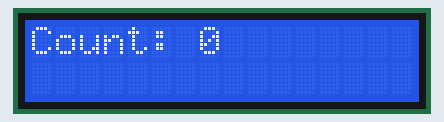
Recording of a sketch running on a simulated Arduino Uno, built with avr-gcc and run on an emulated ATmega328P. On the bench: 16×2 character LCD.

Above: at 0.1 s.
At 0.6 s:
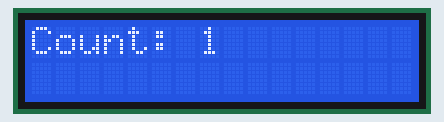
At 1.1 s:
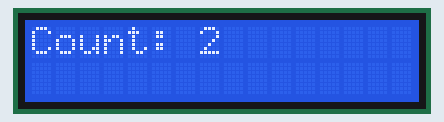
At 1.7 s:
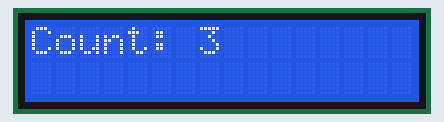
At 2.7 s:
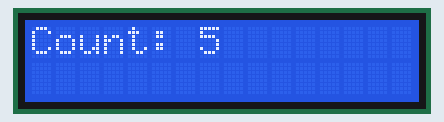
At 5.2 s:
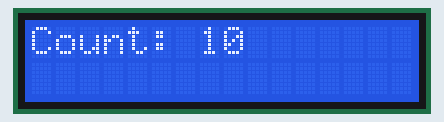

Measured:
- by itself, everything shown: repeats every 5.6 s, in 11 steps
- what the display in image 1 shows lasts 0.5 s, from 0.6 s to 1.1 s

The sketch:

Day7Exercise5.ino
```cpp
#include<Arduino.h>
#include<LiquidCrystal_I2C.h>

LiquidCrystal_I2C lcd(0x27, 16, 2);

unsigned int count = 0;

void setup() {
    lcd.init();
    lcd.backlight();
}

void loop() {
    lcd.clear();
    lcd.setCursor(0,0);

    lcd.print("Count: ");
    lcd.print(count);

    count = (count < 10) ? count + 1 : 0;

    delay(500);
}
```
